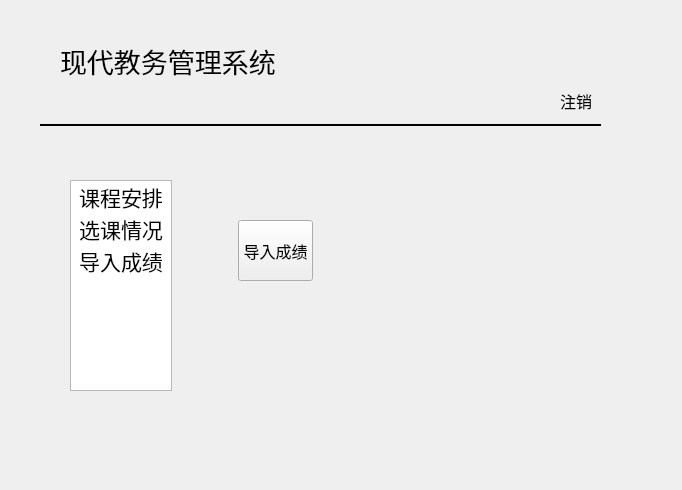
<?xml version="1.0" encoding="UTF-8"?>
<ui version="4.0">
 <class>teacher</class>
 <widget class="QWidget" name="teacher">
  <property name="geometry">
   <rect>
    <x>0</x>
    <y>0</y>
    <width>682</width>
    <height>490</height>
   </rect>
  </property>
  <property name="windowTitle">
   <string>Form</string>
  </property>
  <widget class="QLabel" name="label">
   <property name="geometry">
    <rect>
     <x>60</x>
     <y>40</y>
     <width>221</width>
     <height>41</height>
    </rect>
   </property>
   <property name="font">
    <font>
     <family>微软雅黑</family>
     <pointsize>20</pointsize>
    </font>
   </property>
   <property name="text">
    <string>现代教务管理系统</string>
   </property>
  </widget>
  <widget class="QLabel" name="label_2">
   <property name="geometry">
    <rect>
     <x>560</x>
     <y>90</y>
     <width>41</width>
     <height>21</height>
    </rect>
   </property>
   <property name="font">
    <font>
     <family>微软雅黑</family>
     <pointsize>12</pointsize>
    </font>
   </property>
   <property name="text">
    <string>注销</string>
   </property>
  </widget>
  <widget class="Line" name="line">
   <property name="geometry">
    <rect>
     <x>40</x>
     <y>110</y>
     <width>561</width>
     <height>31</height>
    </rect>
   </property>
   <property name="font">
    <font>
     <family>微软雅黑</family>
     <pointsize>12</pointsize>
     <weight>75</weight>
     <bold>true</bold>
    </font>
   </property>
   <property name="frameShadow">
    <enum>QFrame::Plain</enum>
   </property>
   <property name="lineWidth">
    <number>2</number>
   </property>
   <property name="orientation">
    <enum>Qt::Horizontal</enum>
   </property>
  </widget>
  <widget class="QWidget" name="gridLayoutWidget">
   <property name="geometry">
    <rect>
     <x>70</x>
     <y>180</y>
     <width>508</width>
     <height>211</height>
    </rect>
   </property>
   <layout class="QGridLayout" name="gridLayout">
    <item row="0" column="0">
     <widget class="QListWidget" name="listWidget">
      <property name="minimumSize">
       <size>
        <width>100</width>
        <height>0</height>
       </size>
      </property>
      <item>
       <property name="text">
        <string>课程安排</string>
       </property>
       <property name="font">
        <font>
         <family>微软雅黑</family>
         <pointsize>16</pointsize>
         <strikeout>false</strikeout>
        </font>
       </property>
       <property name="textAlignment">
        <set>AlignHCenter|AlignVCenter|AlignCenter</set>
       </property>
      </item>
      <item>
       <property name="text">
        <string>选课情况</string>
       </property>
       <property name="font">
        <font>
         <family>微软雅黑</family>
         <pointsize>16</pointsize>
        </font>
       </property>
       <property name="textAlignment">
        <set>AlignHCenter|AlignVCenter|AlignCenter</set>
       </property>
      </item>
      <item>
       <property name="text">
        <string>导入成绩</string>
       </property>
       <property name="font">
        <font>
         <family>微软雅黑</family>
         <pointsize>16</pointsize>
        </font>
       </property>
       <property name="textAlignment">
        <set>AlignHCenter|AlignVCenter|AlignCenter</set>
       </property>
      </item>
     </widget>
    </item>
    <item row="0" column="1">
     <widget class="QStackedWidget" name="stackedWidget">
      <property name="minimumSize">
       <size>
        <width>400</width>
        <height>0</height>
       </size>
      </property>
      <property name="currentIndex">
       <number>2</number>
      </property>
      <widget class="QWidget" name="page">
       <widget class="QPushButton" name="pushButton">
        <property name="geometry">
         <rect>
          <x>50</x>
          <y>40</y>
          <width>121</width>
          <height>71</height>
         </rect>
        </property>
        <property name="font">
         <font>
          <family>微软雅黑</family>
          <pointsize>12</pointsize>
         </font>
        </property>
        <property name="text">
         <string>查看教学课表</string>
        </property>
       </widget>
      </widget>
      <widget class="QWidget" name="page_2">
       <widget class="QPushButton" name="pushButton_2">
        <property name="geometry">
         <rect>
          <x>40</x>
          <y>40</y>
          <width>111</width>
          <height>61</height>
         </rect>
        </property>
        <property name="font">
         <font>
          <family>微软雅黑</family>
          <pointsize>12</pointsize>
         </font>
        </property>
        <property name="text">
         <string>查看选课情况</string>
        </property>
       </widget>
      </widget>
      <widget class="QWidget" name="page_3">
       <widget class="QPushButton" name="pushButton_3">
        <property name="geometry">
         <rect>
          <x>60</x>
          <y>40</y>
          <width>75</width>
          <height>61</height>
         </rect>
        </property>
        <property name="font">
         <font>
          <family>微软雅黑</family>
          <pointsize>12</pointsize>
         </font>
        </property>
        <property name="text">
         <string>导入成绩</string>
        </property>
       </widget>
      </widget>
     </widget>
    </item>
   </layout>
  </widget>
 </widget>
 <resources/>
 <connections>
  <connection>
   <sender>listWidget</sender>
   <signal>currentRowChanged(int)</signal>
   <receiver>stackedWidget</receiver>
   <slot>setCurrentIndex(int)</slot>
   <hints>
    <hint type="sourcelabel">
     <x>129</x>
     <y>327</y>
    </hint>
    <hint type="destinationlabel">
     <x>338</x>
     <y>328</y>
    </hint>
   </hints>
  </connection>
 </connections>
</ui>
